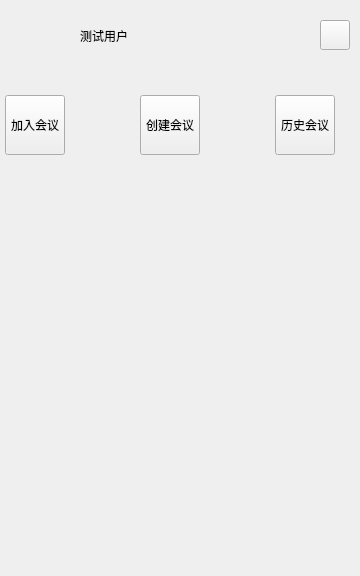
<?xml version="1.0" encoding="UTF-8"?>
<ui version="4.0">
 <class>WeChatDialog</class>
 <widget class="QDialog" name="WeChatDialog">
  <property name="geometry">
   <rect>
    <x>0</x>
    <y>0</y>
    <width>360</width>
    <height>576</height>
   </rect>
  </property>
  <property name="minimumSize">
   <size>
    <width>360</width>
    <height>576</height>
   </size>
  </property>
  <property name="maximumSize">
   <size>
    <width>360</width>
    <height>576</height>
   </size>
  </property>
  <property name="windowTitle">
   <string>WeChatDialog</string>
  </property>
  <widget class="QPushButton" name="pb_icon">
   <property name="geometry">
    <rect>
     <x>5</x>
     <y>5</y>
     <width>51</width>
     <height>61</height>
    </rect>
   </property>
   <property name="text">
    <string/>
   </property>
   <property name="icon">
    <iconset resource="resource.qrc">
     <normaloff>:/tx/11.png</normaloff>:/tx/11.png</iconset>
   </property>
   <property name="iconSize">
    <size>
     <width>60</width>
     <height>60</height>
    </size>
   </property>
   <property name="flat">
    <bool>true</bool>
   </property>
  </widget>
  <widget class="QPushButton" name="pb_set">
   <property name="geometry">
    <rect>
     <x>320</x>
     <y>20</y>
     <width>30</width>
     <height>30</height>
    </rect>
   </property>
   <property name="text">
    <string/>
   </property>
   <property name="icon">
    <iconset resource="resource.qrc">
     <normaloff>:/images/sett.png</normaloff>:/images/sett.png</iconset>
   </property>
   <property name="iconSize">
    <size>
     <width>30</width>
     <height>30</height>
    </size>
   </property>
  </widget>
  <widget class="QLabel" name="lb_name">
   <property name="geometry">
    <rect>
     <x>80</x>
     <y>20</y>
     <width>191</width>
     <height>31</height>
    </rect>
   </property>
   <property name="text">
    <string>测试用户</string>
   </property>
  </widget>
  <widget class="QScrollArea" name="scrollArea">
   <property name="geometry">
    <rect>
     <x>0</x>
     <y>169</y>
     <width>351</width>
     <height>391</height>
    </rect>
   </property>
   <property name="frameShape">
    <enum>QFrame::NoFrame</enum>
   </property>
   <property name="widgetResizable">
    <bool>true</bool>
   </property>
   <widget class="QWidget" name="scrollAreaWidgetContents">
    <property name="geometry">
     <rect>
      <x>0</x>
      <y>0</y>
      <width>351</width>
      <height>391</height>
     </rect>
    </property>
   </widget>
  </widget>
  <widget class="QWidget" name="layoutWidget">
   <property name="geometry">
    <rect>
     <x>0</x>
     <y>90</y>
     <width>341</width>
     <height>71</height>
    </rect>
   </property>
   <layout class="QHBoxLayout" name="horizontalLayout">
    <property name="spacing">
     <number>70</number>
    </property>
    <item>
     <widget class="QToolButton" name="pb_join">
      <property name="minimumSize">
       <size>
        <width>60</width>
        <height>60</height>
       </size>
      </property>
      <property name="maximumSize">
       <size>
        <width>60</width>
        <height>60</height>
       </size>
      </property>
      <property name="font">
       <font>
        <family>Arial</family>
        <pointsize>9</pointsize>
       </font>
      </property>
      <property name="text">
       <string>加入会议</string>
      </property>
      <property name="icon">
       <iconset resource="resource.qrc">
        <normaloff>:/images/searchbox_button.png</normaloff>:/images/searchbox_button.png</iconset>
      </property>
      <property name="iconSize">
       <size>
        <width>60</width>
        <height>60</height>
       </size>
      </property>
      <property name="toolButtonStyle">
       <enum>Qt::ToolButtonTextUnderIcon</enum>
      </property>
     </widget>
    </item>
    <item>
     <widget class="QToolButton" name="pb_create">
      <property name="minimumSize">
       <size>
        <width>60</width>
        <height>60</height>
       </size>
      </property>
      <property name="maximumSize">
       <size>
        <width>60</width>
        <height>60</height>
       </size>
      </property>
      <property name="font">
       <font>
        <family>Arial</family>
        <pointsize>9</pointsize>
       </font>
      </property>
      <property name="text">
       <string>创建会议</string>
      </property>
      <property name="icon">
       <iconset resource="resource.qrc">
        <normaloff>:/images/color.png</normaloff>:/images/color.png</iconset>
      </property>
      <property name="iconSize">
       <size>
        <width>60</width>
        <height>60</height>
       </size>
      </property>
      <property name="toolButtonStyle">
       <enum>Qt::ToolButtonTextUnderIcon</enum>
      </property>
     </widget>
    </item>
    <item>
     <widget class="QToolButton" name="pb_history">
      <property name="minimumSize">
       <size>
        <width>60</width>
        <height>60</height>
       </size>
      </property>
      <property name="maximumSize">
       <size>
        <width>60</width>
        <height>60</height>
       </size>
      </property>
      <property name="font">
       <font>
        <family>Arial</family>
        <pointsize>9</pointsize>
       </font>
      </property>
      <property name="text">
       <string>历史会议</string>
      </property>
      <property name="icon">
       <iconset resource="resource.qrc">
        <normaloff>:/images/send.png</normaloff>:/images/send.png</iconset>
      </property>
      <property name="iconSize">
       <size>
        <width>60</width>
        <height>60</height>
       </size>
      </property>
      <property name="toolButtonStyle">
       <enum>Qt::ToolButtonTextUnderIcon</enum>
      </property>
     </widget>
    </item>
   </layout>
  </widget>
 </widget>
 <resources>
  <include location="resource.qrc"/>
 </resources>
 <connections/>
</ui>
